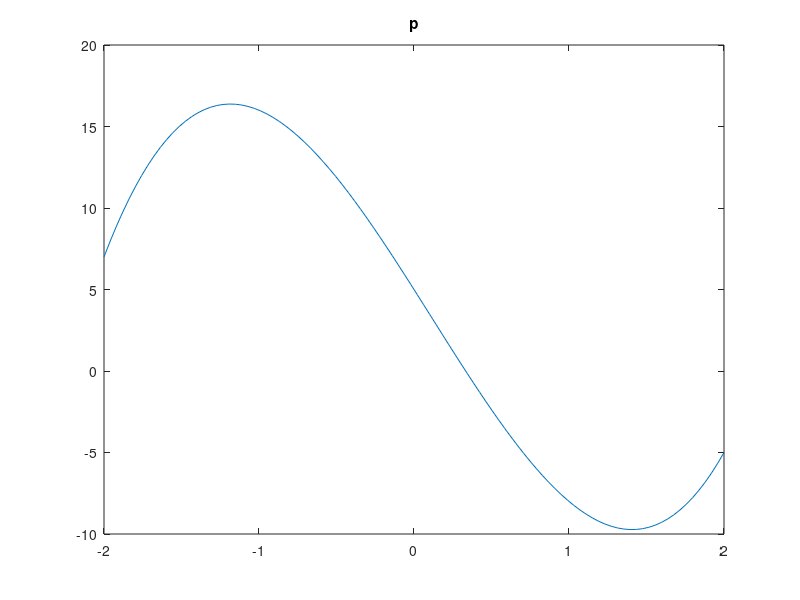
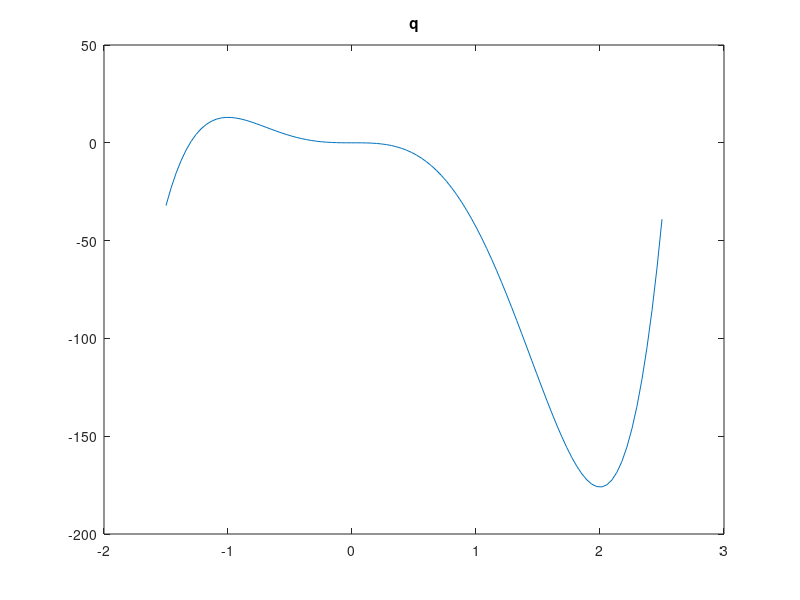

Source code (MATLAB) for these figures, in order:
% es 1
p = [1 -1 4 -1];
q = [1 -3 -1];

q2 = [0 1 -3 -1];

a = p-q2;
b = 3*p + 5*q2;
c = conv(p,q);
d = 2*conv(p,p)-3*conv(conv(q,q),q);
[quot, rem] = deconv(p, q);
dp = polyder(p);
e = polyval(p, 3) - polyval(q, 3);

% es 2
p = [1 0 -1 4];
zp = roots(p)

q = [1 6 0 -24 -1 -30];
zq = roots(q)

x1 = linspace(-2,1);
x2 = linspace(-6,3);

y_p = polyval(p, x1);
y_q = polyval(p, x2);

figure(1)
plot(x1, y_p)
title("p")
grid on

figure(2)
plot(x2, y_q)
title("q")
grid on

% es 3
f = [1 -2 -1];
g = [4 5 5 0 -1 0];

P = polyint(f);
polyval(P, 3) - polyval(P, 0)

Q = polyint(g);
polyval(Q, 7) - polyval(Q, -1)

% es 4
p = [3 -1 -15 5];
x_p = linspace(-2,2);
y_p = polyval(p, x_p);
dp = polyder(p);
mp = roots(dp) % max and mins of dp

q = [12 -15 -40 0 0 0];
x_q = linspace(-1.5,2.5);
y_q = polyval(q, x_q);
dq = polyder(q);
mq = roots(dq)

figure(1)
plot(x_p, y_p)
title("p")

figure(2)
plot(x_q, y_q)
title("q")
